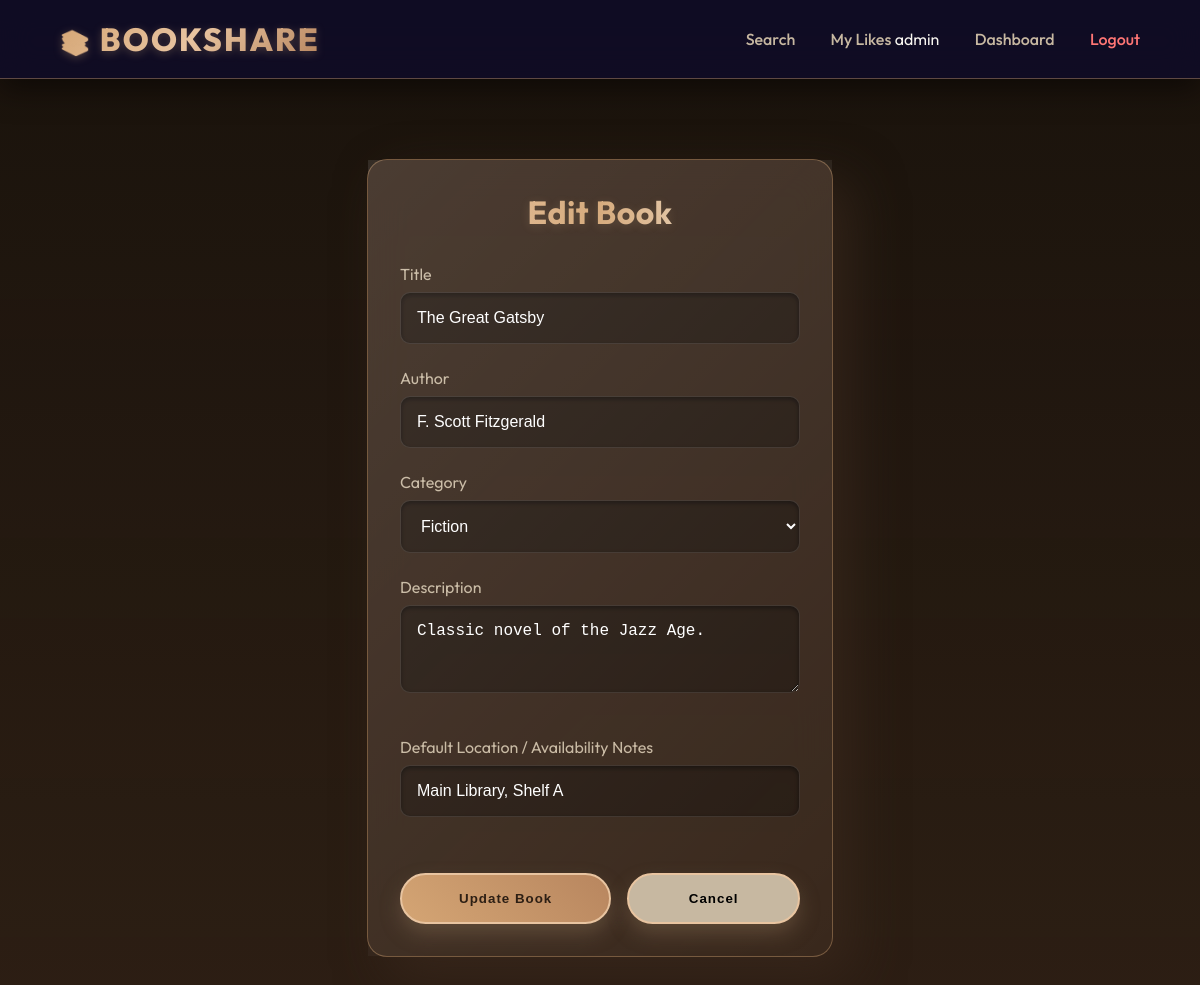
/edit_book/1 (signed in), run on the app's committed database.
### models.py (models this page shows, shortened)
class User(UserMixin, db.Model):
    id = db.Column(db.Integer, primary_key=True)
    username = db.Column(db.String(80), unique=True, nullable=False)
    email = db.Column(db.String(120), unique=True, nullable=False)
    password_hash = db.Column(db.String(128))
    role = db.Column(db.String(20), nullable=False, default='Member') # Member or Admin
    is_blocked = db.Column(db.Boolean, default=False)

class Book(db.Model):
    id = db.Column(db.Integer, primary_key=True)
    title = db.Column(db.String(200), nullable=False)
    author = db.Column(db.String(200), nullable=False)
    category = db.Column(db.String(100), nullable=False)
    type = db.Column(db.String(20), nullable=False) # Physical or Digital
    location = db.Column(db.String(200), nullable=True) # New: Physical availability notes
    description = db.Column(db.Text, nullable=True) # New: Book description
    file_link = db.Column(db.String(500), nullable=True) # Link to digital resource
    filename = db.Column(db.String(500), nullable=True) # Uploaded file path
    likes = db.Column(db.Integer, default=0) # New Interactive Feature
    status = db.Column(db.String(20), default='Available') # Available, Borrowed, Returned
    is_deleted = db.Column(db.Boolean, default=False) # Soft delete flag
    owner_id = db.Column(db.Integer, db.ForeignKey('user.id'), nullable=False)
    owner = db.relationship('User', backref=db.backref('books', lazy=True))

### app.py (the view, shortened to what this page needs)
@app.route('/edit_book/<int:id>', methods=['GET', 'POST'])
@login_required
def edit_book(id):
    book = Book.query.get_or_404(id)
    if book.owner != current_user and current_user.role != 'Admin':
        return "Unauthorized", 403
    return render_template('edit_book.html', book=book, categories=BOOK_CATEGORIES)

### app.py (called while the page is built)
@login_manager.user_loader
def load_user(user_id):
    return User.query.get(int(user_id))

@app.context_processor
def inject_db_status():
    connected = False
    db_type = "SQLite"
    try:
        from sqlalchemy import text
        db.session.execute(text('SELECT 1'))
        connected = True
        uri = app.config.get('SQLALCHEMY_DATABASE_URI', '')
        if 'postgresql' in uri:
            db_type = "Postgres"
        elif '/tmp/' in uri:
            db_type = "SQLite (Temp)"
    except:
        connected = False
    return dict(db_connected=connected, db_type=db_type)

### templates/edit_book.html
{% extends 'base.html' %}
{% block content %}
<div class="auth-wrapper">
    <div class="auth-card card" data-tilt>
        <h1 style="text-align: center; margin-bottom: 2rem;">Edit Book</h1>
        <form method="POST">
            <label style="display: block; margin-bottom: 0.5rem; color: var(--text-muted);">Title</label>
            <input type="text" name="title" value="{{ book.title }}" minlength="2" maxlength="200" required>
            <label style="display: block; margin-bottom: 0.5rem; color: var(--text-muted);">Author</label>
            <input type="text" name="author" value="{{ book.author }}" minlength="2" maxlength="200" required>
            <label style="display: block; margin-bottom: 0.5rem; color: var(--text-muted);">Category</label>
            <select name="category" required>
                {% for cat in categories %}
                <option value="{{ cat }}" {% if cat==book.category %}selected{% endif %}>{{ cat }}</option>
                {% endfor %}
            </select>
            <label style="display: block; margin-bottom: 0.5rem; color: var(--text-muted);">Description</label>
            <textarea name="description" rows="3"
                style="width: 100%; border-radius: 10px; padding: 1rem; border: 1px solid rgba(255,255,255,0.1); background: rgba(0,0,0,0.3); color: white;">{{ book.description or '' }}</textarea>
            {% if book.type == 'Physical' %}
            <label style="display: block; margin-bottom: 0.5rem; color: var(--text-muted); margin-top: 1rem;">Default
                Location / Availability Notes</label>
            <input type="text" name="location" value="{{ book.location or '' }}"
                placeholder="e.g. City Library, or Available Weekends">
            {% endif %}
            <div style="margin-top: 2rem; display: flex; gap: 1rem;">
                <button type="submit">Update Book</button>
                <a href="{{ url_for('dashboard') }}" style="text-decoration: none; width: 100%;">
                    <button type="button" style="background: var(--text-muted); color: #000;">Cancel</button>
                </a>
            </div>
        </form>
    </div>
</div>
{% endblock %}

### templates/base.html (shortened to what this page needs)
<!DOCTYPE html>
<html lang="en">
<head>
    <link rel="stylesheet" href="{{ url_for('static', filename='style.css') }}">
    <link rel="stylesheet" href="https://cdnjs.cloudflare.com/ajax/libs/font-awesome/6.4.0/css/all.min.css">
</head>
<body class="{% block body_class %}{% endblock %}">
    <nav>
        <a href="{{ url_for('index') }}" class="nav-brand">
            <span style="font-size: 1.5rem;">📚</span> BookShare
        </a>
        <div class="nav-links">
            <a href="{{ url_for('index') }}" class="{% if request.endpoint == 'index' %}active{% endif %}">Search</a>
            {% if current_user.is_authenticated %}
            <a href="{{ url_for('my_likes') }}" class="{% if request.endpoint == 'my_likes' %}active{% endif %}">My
                Likes</a>
            <span>{{ current_user.username }}</span>
            <a href="{{ url_for('dashboard') }}"
                class="{% if request.endpoint == 'dashboard' %}active{% endif %}">Dashboard</a>
            <a href="{{ url_for('logout') }}" style="color: #ff7675;">Logout</a>
            {% else %}
            <a href="{{ url_for('login') }}">Login</a>
            <a href="{{ url_for('register') }}"
                style="color: #00cec9; border: 1px solid #00cec9; padding: 0.5rem 1.5rem; border-radius: 50px;">Sign
                Up</a>
            {% endif %}
        </div>
    </nav>
    <div class="container">
        {% block content %}{% endblock %}
    </div>
</body>
</html>

### static/style.css (style rules this page uses)
:root { --primary: #d4a574; --primary-dark: #b8865f; --secondary: #8b7355; --accent: #e8c4a0; --text-white: #f8f6f0; --text-muted: #c7b8a1; --card-bg: rgba(45, 31, 20, 0.45); --card-border: rgba(212, 165, 116, 0.4); --shadow-light: 0 8px 32px 0 rgba(139, 115, 85, 0.25); --shadow-deep: 20px 20px 50px rgba(61, 43, 31, 0.6); --cozy-glow: rgba(212, 165, 116, 0.2); }
body { margin: 0; font-family: 'Outfit', sans-serif; color: var(--text-white); background-color: #2d1f14; overflow-x: hidden; min-height: 100vh; position: relative; }
body::before { content: ''; position: fixed; top: 0; left: 0; width: 100%; height: 100%; z-index: -1; background-size: cover; background-position: center; background-attachment: fixed; animation: backgroundSlide 100s infinite; }
body::after { content: ''; position: fixed; top: 0; left: 0; width: 100%; height: 100%; z-index: -1; background: linear-gradient(rgba(20, 15, 10, 0.75), rgba(45, 31, 20, 0.85)); pointer-events: none; }
nav { background: rgba(15, 12, 41, 0.85); backdrop-filter: blur(16px); border-bottom: 1px solid var(--card-border); padding: 1.2rem 5%; display: flex; justify-content: space-between; align-items: center; position: sticky; top: 0; z-index: 1000; box-shadow: 0 10px 30px rgba(0, 0, 0, 0.5); transform-style: preserve-3d; }
.nav-brand { font-size: 2rem; font-weight: 800; background: linear-gradient(135deg, #d4a574, #e8c4a0, #b8865f); -webkit-background-clip: text; background-clip: text; -webkit-text-fill-color: transparent; text-transform: uppercase; letter-spacing: 2px; filter: drop-shadow(0 2px 4px rgba(212, 165, 116, 0.3)); }
.nav-links a { color: var(--text-muted); text-decoration: none; margin-left: 2rem; font-weight: 500; position: relative; transition: all 0.3s; }
.nav-links a::after { content: ''; position: absolute; width: 0; height: 2px; bottom: -5px; left: 0; background: var(--secondary); transition: width 0.3s; }
.container { padding: 3rem 5%; max-width: 1400px; margin: 0 auto; }
.card { background: var(--card-bg); border: 1px solid var(--card-border); border-radius: 20px; padding: 2rem; backdrop-filter: blur(10px); box-shadow: var(--shadow-deep); transition: transform 0.3s ease, box-shadow 0.3s ease; position: relative; display: flex; flex-direction: column; }
.card::before { content: ''; position: absolute; top: 0; left: 0; width: 100%; height: 100%; background: linear-gradient(135deg, rgba(255, 255, 255, 0.1) 0%, transparent 100%); pointer-events: none; }
.card h1, .card h2, .card h3 { margin-top: 0; background: linear-gradient(to right, var(--accent), var(--primary), var(--text-white)); -webkit-background-clip: text; background-clip: text; -webkit-text-fill-color: transparent; }
input, select, textarea { background: rgba(0, 0, 0, 0.3); border: 1px solid rgba(255, 255, 255, 0.1); color: white; padding: 1rem; border-radius: 10px; width: 100%; margin-bottom: 1.5rem; font-size: 1rem; transition: all 0.3s; box-sizing: border-box; box-shadow: inset 0 2px 5px rgba(0, 0, 0, 0.5); }
button { background: linear-gradient(45deg, var(--primary), var(--primary-dark)); border: 2px solid var(--accent); color: #2d1f14; padding: 1rem 2rem; border-radius: 50px; font-weight: 700; letter-spacing: 1px; cursor: pointer; box-shadow: 0 10px 20px rgba(139, 115, 85, 0.4); transition: all 0.3s; transform: translateZ(20px); position: relative; overflow: hidden; width: 100%; }
button::before { content: ''; position: absolute; top: 0; left: -100%; width: 100%; height: 100%; background: linear-gradient(90deg, transparent, rgba(255, 255, 255, 0.2), transparent); transition: 0.5s; }
.auth-wrapper, .auth-container { min-height: 80vh; display: flex; align-items: center; justify-content: center; padding: 2rem; }
.auth-card, .auth-container .card { width: 100%; max-width: 400px !important; background: rgba(61, 43, 31, 0.85); backdrop-filter: blur(20px); margin: 0 auto; border: 1px solid var(--card-border); }
h1 { text-shadow: 0 2px 10px var(--cozy-glow); letter-spacing: 0.5px; }
.container { position: relative; z-index: 1; }

### data on the page
User: username "admin"
Book: title "The Great Gatsby", author "F. Scott Fitzgerald", category "Fiction", description "Classic novel of the Jazz Age.", location "Main Library, Shelf A"
